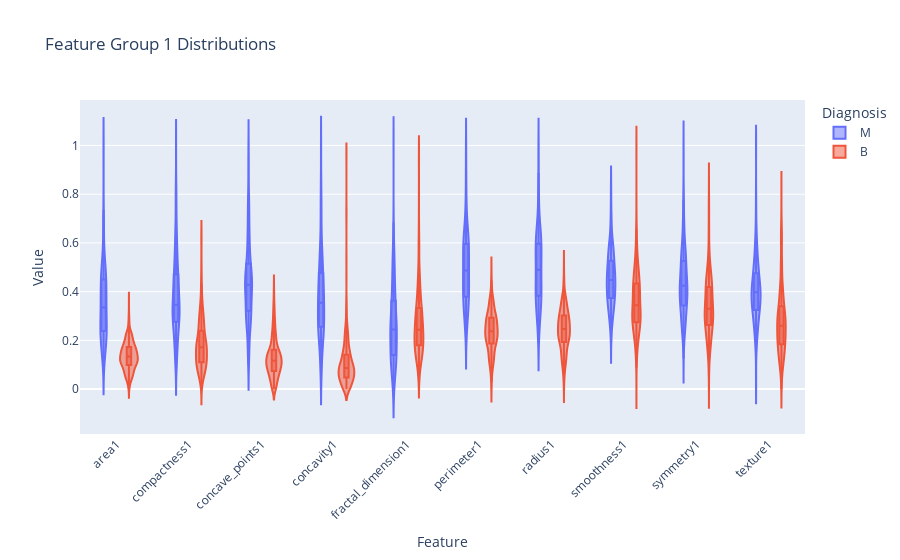
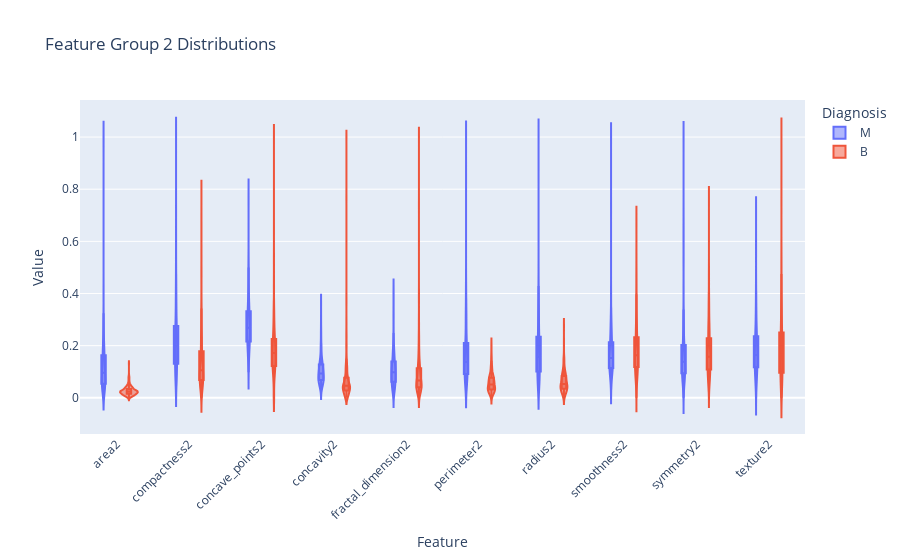
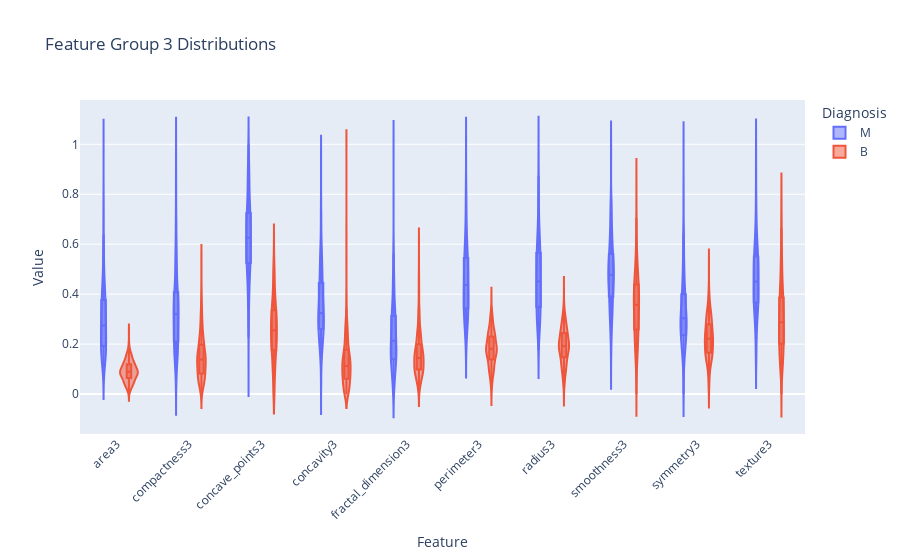

These figures' notebook cell, in order:
### Markdown cell above
- scale the feature values to be between 1 and 0
- reshape data
- violin plots for each group

### Code cell
df_scaled = df.copy()

scaler = MinMaxScaler()
df_scaled[features.columns] = scaler.fit_transform(df_scaled[features.columns])

for variant, cols in feature_map.items():
    df_group = df_scaled[cols + ['Diagnosis']].copy()
    
    df_melted = df_group.melt(
        id_vars='Diagnosis',
        value_vars=cols,
        var_name='Feature',
        value_name='Value'
    )
    
    fig = px.violin(
        df_melted,
        x='Feature',
        y='Value',
        color='Diagnosis',
        box=True,
        points=False,
        title=f'Feature Group {variant} Distributions'
    )
    
    fig.update_layout(xaxis_tickangle=-45)
    fig.show()

### Figure 1 — Plotly figure (JSON) as saved in the notebook; plotly's stock layout.template omitted (floating-point values rounded to 4 significant figures; data arrays with more than 128 entries replaced by an {"elided": "..."} marker saying what was removed)
{"data": [{"alignmentgroup": "True", "box": {"visible": true}, "hovertemplate": "Diagnosis=M<br>Feature=%{x}<br>Value=%{y}<extra></extra>", "legendgroup": "M", "marker": {"color": "#636efa"}, "name": "M", "offsetgroup": "M", "orientation": "v", "points": false, "scalegroup": "True", "showlegend": true, "type": "violin", "x": {"elided": "2120 str values"}, "x0": " ", "xaxis": "x", "y": {"elided": "2120 float values"}, "y0": " ", "yaxis": "y"}, {"alignmentgroup": "True", "box": {"visible": true}, "hovertemplate": "Diagnosis=B<br>Feature=%{x}<br>Value=%{y}<extra></extra>", "legendgroup": "B", "marker": {"color": "#EF553B"}, "name": "B", "offsetgroup": "B", "orientation": "v", "points": false, "scalegroup": "True", "showlegend": true, "type": "violin", "x": {"elided": "3570 str values"}, "x0": " ", "xaxis": "x", "y": {"elided": "3570 float values"}, "y0": " ", "yaxis": "y"}], "layout": {"legend": {"title": {"text": "Diagnosis"}, "tracegroupgap": 0}, "title": {"text": "Feature Group 1 Distributions"}, "violinmode": "group", "xaxis": {"anchor": "y", "domain": [0, 1], "tickangle": -45, "title": {"text": "Feature"}}, "yaxis": {"anchor": "x", "domain": [0, 1], "title": {"text": "Value"}}}}

### Figure 2 — Plotly figure (JSON) as saved in the notebook; plotly's stock layout.template omitted (floating-point values rounded to 4 significant figures; data arrays with more than 128 entries replaced by an {"elided": "..."} marker saying what was removed)
{"data": [{"alignmentgroup": "True", "box": {"visible": true}, "hovertemplate": "Diagnosis=M<br>Feature=%{x}<br>Value=%{y}<extra></extra>", "legendgroup": "M", "marker": {"color": "#636efa"}, "name": "M", "offsetgroup": "M", "orientation": "v", "points": false, "scalegroup": "True", "showlegend": true, "type": "violin", "x": {"elided": "2120 str values"}, "x0": " ", "xaxis": "x", "y": {"elided": "2120 float values"}, "y0": " ", "yaxis": "y"}, {"alignmentgroup": "True", "box": {"visible": true}, "hovertemplate": "Diagnosis=B<br>Feature=%{x}<br>Value=%{y}<extra></extra>", "legendgroup": "B", "marker": {"color": "#EF553B"}, "name": "B", "offsetgroup": "B", "orientation": "v", "points": false, "scalegroup": "True", "showlegend": true, "type": "violin", "x": {"elided": "3570 str values"}, "x0": " ", "xaxis": "x", "y": {"elided": "3570 float values"}, "y0": " ", "yaxis": "y"}], "layout": {"legend": {"title": {"text": "Diagnosis"}, "tracegroupgap": 0}, "title": {"text": "Feature Group 2 Distributions"}, "violinmode": "group", "xaxis": {"anchor": "y", "domain": [0, 1], "tickangle": -45, "title": {"text": "Feature"}}, "yaxis": {"anchor": "x", "domain": [0, 1], "title": {"text": "Value"}}}}

### Figure 3 — Plotly figure (JSON) as saved in the notebook; plotly's stock layout.template omitted (floating-point values rounded to 4 significant figures; data arrays with more than 128 entries replaced by an {"elided": "..."} marker saying what was removed)
{"data": [{"alignmentgroup": "True", "box": {"visible": true}, "hovertemplate": "Diagnosis=M<br>Feature=%{x}<br>Value=%{y}<extra></extra>", "legendgroup": "M", "marker": {"color": "#636efa"}, "name": "M", "offsetgroup": "M", "orientation": "v", "points": false, "scalegroup": "True", "showlegend": true, "type": "violin", "x": {"elided": "2120 str values"}, "x0": " ", "xaxis": "x", "y": {"elided": "2120 float values"}, "y0": " ", "yaxis": "y"}, {"alignmentgroup": "True", "box": {"visible": true}, "hovertemplate": "Diagnosis=B<br>Feature=%{x}<br>Value=%{y}<extra></extra>", "legendgroup": "B", "marker": {"color": "#EF553B"}, "name": "B", "offsetgroup": "B", "orientation": "v", "points": false, "scalegroup": "True", "showlegend": true, "type": "violin", "x": {"elided": "3570 str values"}, "x0": " ", "xaxis": "x", "y": {"elided": "3570 float values"}, "y0": " ", "yaxis": "y"}], "layout": {"legend": {"title": {"text": "Diagnosis"}, "tracegroupgap": 0}, "title": {"text": "Feature Group 3 Distributions"}, "violinmode": "group", "xaxis": {"anchor": "y", "domain": [0, 1], "tickangle": -45, "title": {"text": "Feature"}}, "yaxis": {"anchor": "x", "domain": [0, 1], "title": {"text": "Value"}}}}
